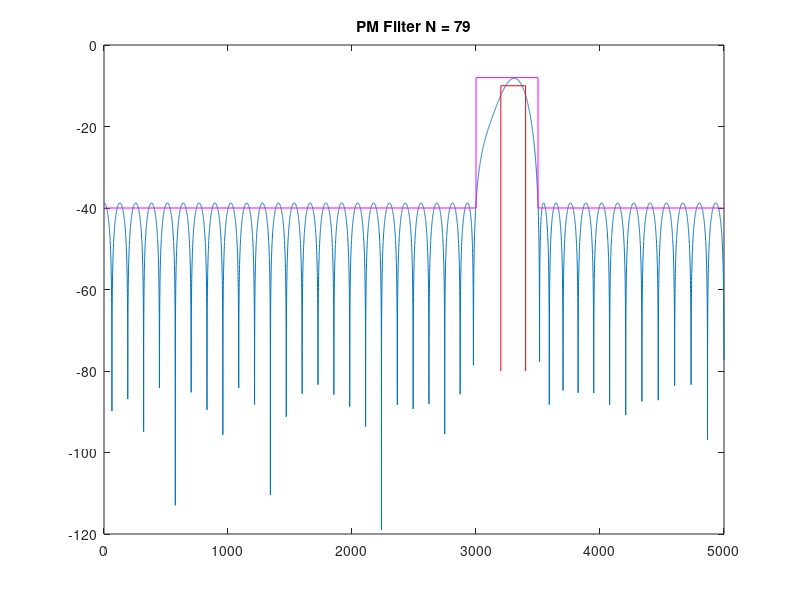

MATLAB code for this plot:
% Projeto filtro 3 FIR PM
% BP - (fa = 10000 Hz, f1 = 3000 Hz; f2 = 3200 Hz, f3 = 3400 Hz;
% f4 = 3500 Hz, Ap = 2 dB, As = 30 dB, GdB = -10 dB)

close all;
clear all;
clc;

ExecutarAjuste = 0;

%% Especificacoes
Ap = 2; As = 30; GdB = -10;

fa = 10000;
fp1 = 3200; fp2 = 3400;
fs1 = 3000; fs2 = 3500;

fcuts = [fs1 fp1 fp2 fs2];
w = fcuts/fa*(2*pi);
ws1 = w(1)/pi; wp1 = w(2)/pi; wp2 = w(3)/pi; ws2 = w(4)/pi;

mags = [0 1 0];
devs_As = 10^(-As/20);
devs_Ap = 1-10^(-Ap/20);
devs = [devs_As devs_Ap devs_As];
G0 = GdB;

% calculo da ordem com firpmord
% fcuts = fcuts + [5 -50 50 -5];
[n,f0,a0,w0] = firpmord(fcuts,mags,devs,fa);

% calculo algoritmo PM
h_pm = firpm(n,f0,a0,w0);
h_pm = h_pm*10^(G0/20);

[Hw,w] = freqz(h_pm, 1, 10000);
plot(w*fa/2/pi,20*log10(abs(Hw)))
title_txt = ['PM Filter N = ' num2str(n)];
title(title_txt)
hold on
Amin = 80;
% ylim([-Amin 10])
As = As - G0;
Ap = Ap + G0;
plot([wp1, wp1, wp2, wp2]*fa/2, [-Amin G0, G0, -Amin], '-r')
plot([0, ws1, ws1, ws2, ws2, 1]*fa/2, [-As, -As, Ap, Ap, -As,-As], '-m')
